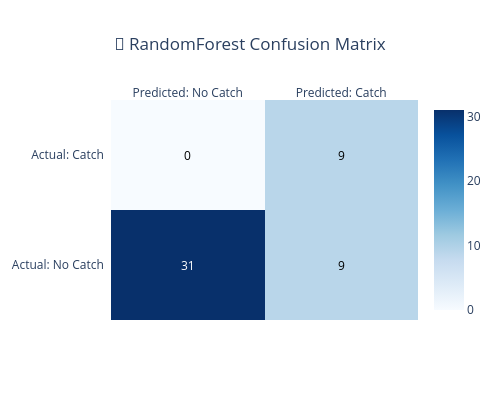
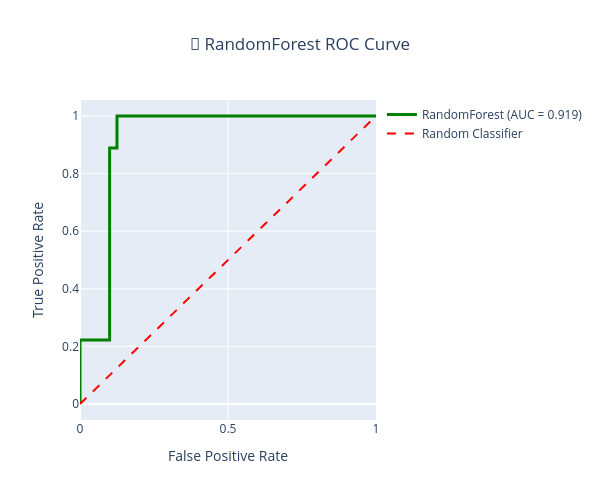
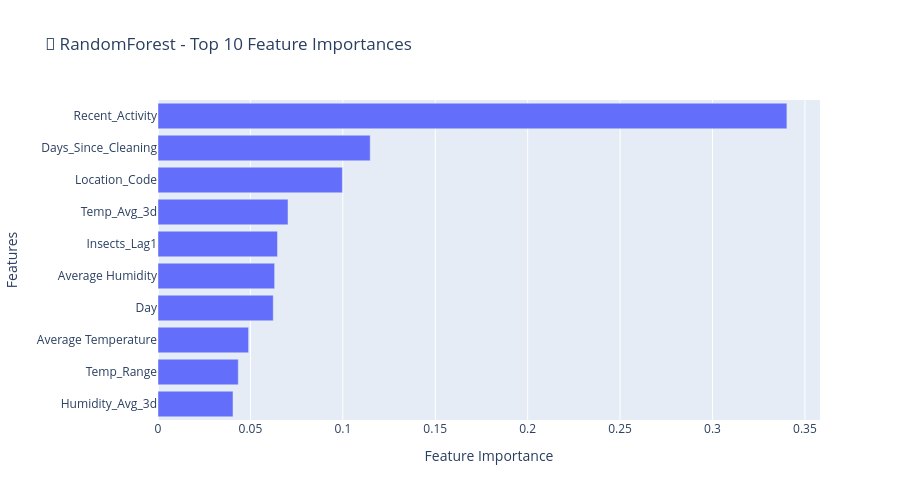

Here is the notebook cell these charts were saved with, in order:
### Markdown cell above
### 📊 RandomForest Performance Analysis

Let's dive deep into how our Random Forest model performed with interactive visualizations.

### Code cell
# Generate comprehensive classification report
print("📋 RandomForest Classification Report:")
print("=" * 60)
print(classification_report(y_test, y_test_pred_rf, target_names=['No Catch', 'Catch']))

# Create interactive confusion matrix
cm_rf = confusion_matrix(y_test, y_test_pred_rf)

fig_cm_rf = ff.create_annotated_heatmap(
    z=cm_rf,
    x=['Predicted: No Catch', 'Predicted: Catch'],
    y=['Actual: No Catch', 'Actual: Catch'],
    annotation_text=cm_rf,
    colorscale='Blues',
    showscale=True
)

fig_cm_rf.update_layout(
    title='🌳 RandomForest Confusion Matrix',
    title_x=0.5,
    width=500,
    height=400
)

fig_cm_rf.show()

# Create interactive ROC curve
fpr_rf, tpr_rf, _ = roc_curve(y_test, y_test_proba_rf)

fig_roc_rf = go.Figure()

fig_roc_rf.add_trace(go.Scatter(
    x=fpr_rf,
    y=tpr_rf,
    mode='lines',
    name=f'RandomForest (AUC = {rf_test_auc:.3f})',
    line=dict(color='green', width=3)
))

# Add diagonal reference line
fig_roc_rf.add_trace(go.Scatter(
    x=[0, 1],
    y=[0, 1],
    mode='lines',
    name='Random Classifier',
    line=dict(color='red', width=2, dash='dash')
))

fig_roc_rf.update_layout(
    title='🌳 RandomForest ROC Curve',
    title_x=0.5,
    xaxis_title='False Positive Rate',
    yaxis_title='True Positive Rate',
    width=600,
    height=500
)

fig_roc_rf.show()

# Feature importance analysis
feature_importance = pd.DataFrame({
    'feature': X_train_rf.columns,
    'importance': rf_final.feature_importances_
}).sort_values('importance', ascending=False)

print(f"\n🎯 Top 10 Most Important Features:")
for i, (idx, row) in enumerate(feature_importance.head(10).iterrows()):
    print(f"   {i+1}. {row['feature']}: {row['importance']:.4f}")

# Create feature importance plot
fig_importance = px.bar(
    feature_importance.head(10),
    x='importance',
    y='feature',
    orientation='h',
    title='🌳 RandomForest - Top 10 Feature Importances',
    labels={'importance': 'Feature Importance', 'feature': 'Features'}
)
fig_importance.update_layout(height=500, yaxis={'categoryorder':'total ascending'})
fig_importance.show()

print(f"\n🏆 RandomForest Tournament Summary:")
print(f"   • F1-Score: {rf_test_f1:.4f}")
print(f"   • AUC: {rf_test_auc:.4f}")
print(f"   • Optimal Threshold: {optimal_threshold_rf:.3f}")
print(f"   • Test Accuracy: {rf_test_accuracy:.4f}")
print(f"   • Best Parameters: {rf_results['best_params']}")

### Figure 1 — Plotly figure (JSON) as saved in the notebook; plotly's stock layout.template omitted (floating-point values rounded to 4 significant figures)
{"data": [{"colorscale": [[0, "rgb(247,251,255)"], [0.125, "rgb(222,235,247)"], [0.25, "rgb(198,219,239)"], [0.375, "rgb(158,202,225)"], [0.5, "rgb(107,174,214)"], [0.625, "rgb(66,146,198)"], [0.75, "rgb(33,113,181)"], [0.875, "rgb(8,81,156)"], [1, "rgb(8,48,107)"]], "reversescale": false, "showscale": true, "type": "heatmap", "x": ["Predicted: No Catch", "Predicted: Catch"], "y": ["Actual: No Catch", "Actual: Catch"], "z": [[31, 9], [0, 9]]}], "layout": {"annotations": [{"font": {"color": "#FFFFFF"}, "showarrow": false, "text": "31", "x": "Predicted: No Catch", "xref": "x", "y": "Actual: No Catch", "yref": "y"}, {"font": {"color": "#000000"}, "showarrow": false, "text": "9", "x": "Predicted: Catch", "xref": "x", "y": "Actual: No Catch", "yref": "y"}, {"font": {"color": "#000000"}, "showarrow": false, "text": "0", "x": "Predicted: No Catch", "xref": "x", "y": "Actual: Catch", "yref": "y"}, {"font": {"color": "#000000"}, "showarrow": false, "text": "9", "x": "Predicted: Catch", "xref": "x", "y": "Actual: Catch", "yref": "y"}], "height": 400, "title": {"text": "🌳 RandomForest Confusion Matrix", "x": 0.5}, "width": 500, "xaxis": {"dtick": 1, "gridcolor": "rgb(0, 0, 0)", "side": "top", "ticks": ""}, "yaxis": {"dtick": 1, "ticks": "", "ticksuffix": "  "}}}

### Figure 2 — Plotly figure (JSON) as saved in the notebook; plotly's stock layout.template omitted (floating-point values rounded to 4 significant figures)
{"data": [{"line": {"color": "green", "width": 3}, "mode": "lines", "name": "RandomForest (AUC = 0.919)", "type": "scatter", "x": [0, 0, 0, 0.025, 0.075, 0.1, 0.1, 0.125, 0.125, 0.375, 0.425, 0.825, 0.875, 1], "y": [0, 0.1111, 0.2222, 0.2222, 0.2222, 0.2222, 0.8889, 0.8889, 1, 1, 1, 1, 1, 1]}, {"line": {"color": "red", "dash": "dash", "width": 2}, "mode": "lines", "name": "Random Classifier", "type": "scatter", "x": [0, 1], "y": [0, 1]}], "layout": {"height": 500, "title": {"text": "🌳 RandomForest ROC Curve", "x": 0.5}, "width": 600, "xaxis": {"title": {"text": "False Positive Rate"}}, "yaxis": {"title": {"text": "True Positive Rate"}}}}

### Figure 3 — Plotly figure (JSON) as saved in the notebook; plotly's stock layout.template omitted (floating-point values rounded to 4 significant figures)
{"data": [{"alignmentgroup": "True", "hovertemplate": "Feature Importance=%{x}<br>Features=%{y}<extra></extra>", "legendgroup": "", "marker": {"color": "#636efa", "pattern": {"shape": ""}}, "name": "", "offsetgroup": "", "orientation": "h", "showlegend": false, "textposition": "auto", "type": "bar", "x": [0.3403, 0.1148, 0.09975, 0.07034, 0.06465, 0.0631, 0.06236, 0.04903, 0.04343, 0.04057], "xaxis": "x", "y": ["Recent_Activity", "Days_Since_Cleaning", "Location_Code", "Temp_Avg_3d", "Insects_Lag1", "Average Humidity", "Day", "Average Temperature", "Temp_Range", "Humidity_Avg_3d"], "yaxis": "y"}], "layout": {"barmode": "relative", "height": 500, "legend": {"tracegroupgap": 0}, "title": {"text": "🌳 RandomForest - Top 10 Feature Importances"}, "xaxis": {"anchor": "y", "domain": [0, 1], "title": {"text": "Feature Importance"}}, "yaxis": {"anchor": "x", "categoryorder": "total ascending", "domain": [0, 1], "title": {"text": "Features"}}}}
